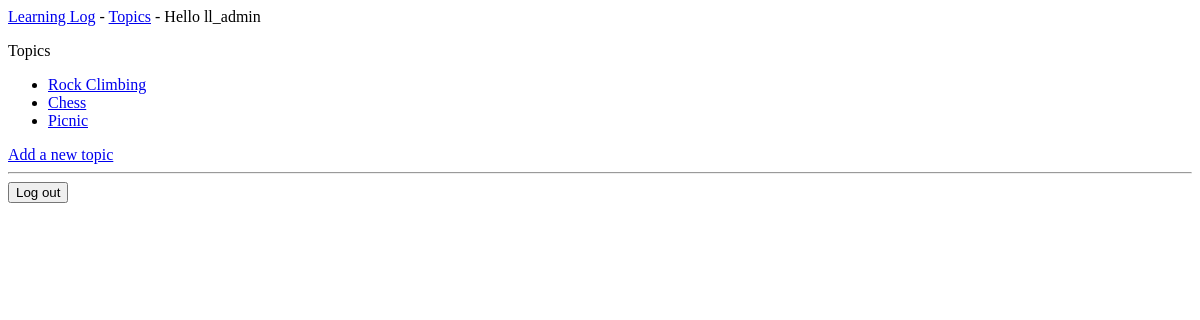
Page /topics/ (signed in) on the earlier database version.
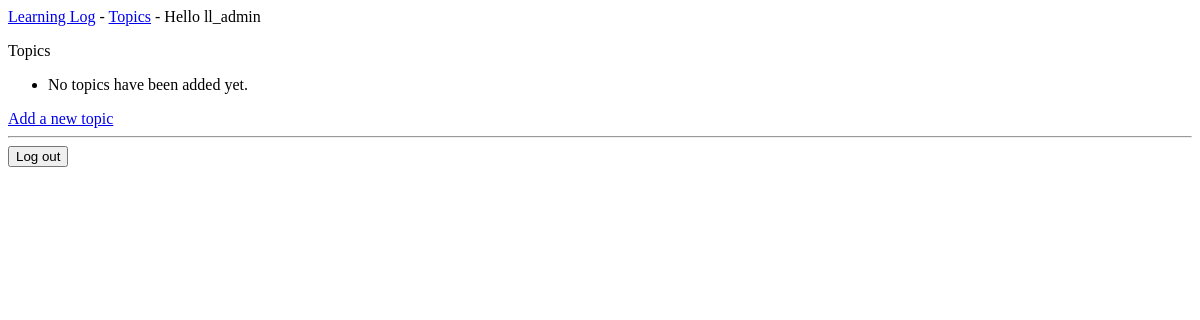
Same page on the later database version.
### learningg_logs/models.py (models this page shows)
class Topic(models.Model):
    text = models.CharField(max_length=200)
    date_added = models.DateTimeField(auto_now_add=True)
    owner = models.ForeignKey(User, on_delete=models.CASCADE)
    def __str__(self):
        return self.text

### learningg_logs/views.py (the view)
# urls.py: path('topics/', views.topics, name='topics'),
@login_required
def topics(request):
    topics = Topic.objects.filter(owner=request.user).order_by('date_added')
    context = {'topics': topics}
    return render(request, 'learningg_logs/topics.html', context)

### learningg_logs/templates/learningg_logs/topics.html
{% extends "learningg_logs/base.html" %}
{% block content%}
<p> Topics </p>
	<ul>
		{% for topic in topics %}
			<li>
				<a href="{% url 'learningg_logs:topic' topic.id%}">{{topic}}</a>
			</li>
		{% empty %}
			<li>No topics have been added yet.</li>
		{% endfor %}
	</ul>
<a href="{% url 'learningg_logs:new_topic' %}">Add a new topic</a>
{% endblock %}

### learningg_logs/templates/learningg_logs/base.html (shortened to what this page needs)
<p>
 <a href="{% url 'learningg_logs:index' %}">Learning Log</a> -
 <a href="{% url 'learningg_logs:topics'%}">Topics</a> -
 {% if user.is_authenticated %}
 Hello {{user.username}}
 {% else %}
 <a href="{% url 'users:register' %}">Register</a> -
 <a href="{% url 'users:login'%}">Log in</a>
 {% endif %}
</p>
 {% block content %}{% endblock content %}
{% if user.is_authenticated %}
<hr />
<form action="{% url 'users:logout'%}" method='POST'>
<button name='submit'>Log out</button>
</form>
{% endif %}

Differences in the rows shown:
removed Topic: text "Rock Climbing"
removed Topic: text "Chess"
removed Topic: text "Picnic"
Other differences:
text now shown: "No topics have been added yet."
